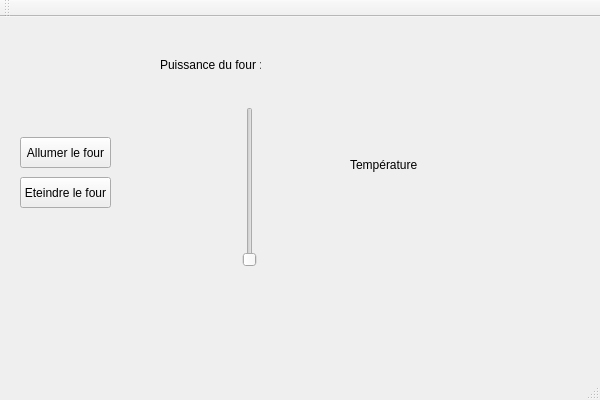
<?xml version="1.0" encoding="UTF-8"?>
<ui version="4.0">
 <class>TPFourClass</class>
 <widget class="QMainWindow" name="TPFourClass">
  <property name="geometry">
   <rect>
    <x>0</x>
    <y>0</y>
    <width>600</width>
    <height>400</height>
   </rect>
  </property>
  <property name="windowTitle">
   <string>TPFour</string>
  </property>
  <widget class="QWidget" name="centralWidget">
   <widget class="QSlider" name="puissance">
    <property name="geometry">
     <rect>
      <x>240</x>
      <y>90</y>
      <width>19</width>
      <height>160</height>
     </rect>
    </property>
    <property name="maximum">
     <number>100</number>
    </property>
    <property name="orientation">
     <enum>Qt::Vertical</enum>
    </property>
   </widget>
   <widget class="QPushButton" name="buttonOn">
    <property name="geometry">
     <rect>
      <x>20</x>
      <y>120</y>
      <width>91</width>
      <height>31</height>
     </rect>
    </property>
    <property name="text">
     <string>Allumer le four</string>
    </property>
   </widget>
   <widget class="QPushButton" name="buttonOff">
    <property name="geometry">
     <rect>
      <x>20</x>
      <y>160</y>
      <width>91</width>
      <height>31</height>
     </rect>
    </property>
    <property name="text">
     <string>Eteindre le four</string>
    </property>
   </widget>
   <widget class="QLabel" name="label">
    <property name="geometry">
     <rect>
      <x>350</x>
      <y>140</y>
      <width>71</width>
      <height>16</height>
     </rect>
    </property>
    <property name="text">
     <string>Température :</string>
    </property>
   </widget>
   <widget class="QLabel" name="temp">
    <property name="geometry">
     <rect>
      <x>430</x>
      <y>140</y>
      <width>61</width>
      <height>16</height>
     </rect>
    </property>
    <property name="text">
     <string/>
    </property>
   </widget>
   <widget class="QLabel" name="label_5">
    <property name="geometry">
     <rect>
      <x>160</x>
      <y>40</y>
      <width>101</width>
      <height>16</height>
     </rect>
    </property>
    <property name="text">
     <string>Puissance du four :</string>
    </property>
   </widget>
   <widget class="QLabel" name="pourcent">
    <property name="geometry">
     <rect>
      <x>260</x>
      <y>40</y>
      <width>47</width>
      <height>16</height>
     </rect>
    </property>
    <property name="text">
     <string/>
    </property>
   </widget>
  </widget>
  <widget class="QMenuBar" name="menuBar">
   <property name="geometry">
    <rect>
     <x>0</x>
     <y>0</y>
     <width>600</width>
     <height>21</height>
    </rect>
   </property>
  </widget>
  <widget class="QToolBar" name="mainToolBar">
   <attribute name="toolBarArea">
    <enum>TopToolBarArea</enum>
   </attribute>
   <attribute name="toolBarBreak">
    <bool>false</bool>
   </attribute>
  </widget>
  <widget class="QStatusBar" name="statusBar"/>
 </widget>
 <layoutdefault spacing="6" margin="11"/>
 <resources>
  <include location="TPFour.qrc"/>
 </resources>
 <connections>
  <connection>
   <sender>buttonOn</sender>
   <signal>clicked()</signal>
   <receiver>TPFourClass</receiver>
   <slot>fourOn()</slot>
   <hints>
    <hint type="sourcelabel">
     <x>65</x>
     <y>168</y>
    </hint>
    <hint type="destinationlabel">
     <x>299</x>
     <y>199</y>
    </hint>
   </hints>
  </connection>
  <connection>
   <sender>buttonOff</sender>
   <signal>clicked()</signal>
   <receiver>TPFourClass</receiver>
   <slot>fourOff()</slot>
   <hints>
    <hint type="sourcelabel">
     <x>65</x>
     <y>208</y>
    </hint>
    <hint type="destinationlabel">
     <x>299</x>
     <y>199</y>
    </hint>
   </hints>
  </connection>
  <connection>
   <sender>puissance</sender>
   <signal>valueChanged(int)</signal>
   <receiver>TPFourClass</receiver>
   <slot>pourcent()</slot>
   <hints>
    <hint type="sourcelabel">
     <x>249</x>
     <y>202</y>
    </hint>
    <hint type="destinationlabel">
     <x>299</x>
     <y>199</y>
    </hint>
   </hints>
  </connection>
 </connections>
 <slots>
  <slot>fourOn()</slot>
  <slot>fourOff()</slot>
  <slot>pourcent()</slot>
 </slots>
</ui>
